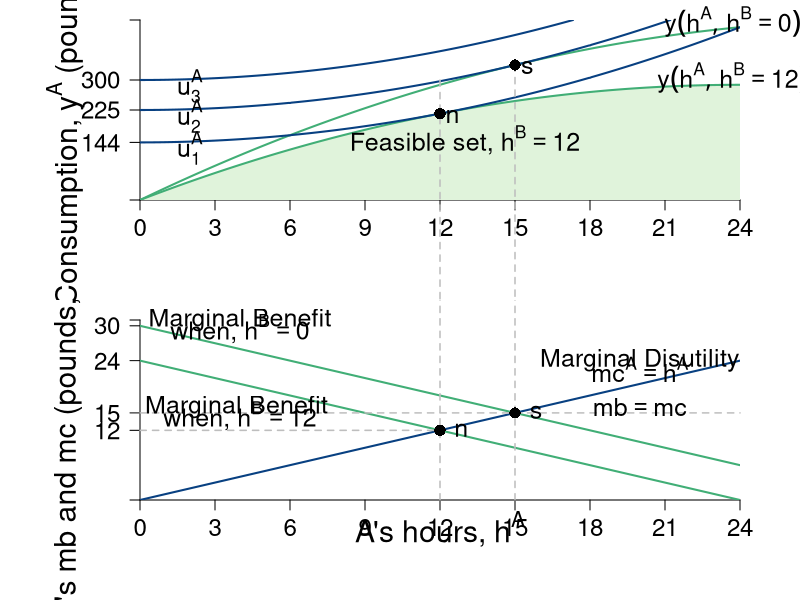

This chart was generated by the following R code:
require(shape)
pdf(file = "coordination_failures/mb_mc_hours.pdf", width = 9, height = 12)

#Set parameters for graphics
pointsize <- 1.8
axislabelsize <- 1.8
labelsize <- 1.5
namesize <- 1.8
annotatesize <- 1.5
graphlinewidth <- 2
segmentlinewidth <- 1.5

COL <- c("#7fc97f", "#beaed4", "#fdc086", "#ffff99", "#386cb0", "#f0027f", "#bf5b17", "#666666")
COLA <- c("#e0f3db", "#99d8c9","#66c2a4","#41ae76", "#238b45", "#005824")
COLB <- c("#4eb3d3", "#2b8cbe", "#0868ac","#084081")


#Need to create a stacked graph and 
#use the option mfrow = c(2,1) for that
par(mar =  c(5, 7, 1, 3), mfrow = c(2,1))

indiffA <- function(ea, uA = 46.08) {
  uA + (1/2)*(ea)^2
}

output <- function(ea, eb = 12, alpha = 30, beta = 1/2){
  (alpha - beta*(ea+eb))*ea
}

uA <- function(ea, ya = output) {
  ya - 0.5*(ea)^2
}

mrsA <- function(ea){
  ea
}

slopeline <- function(ea, yint = 0.5, slope = 2){
  yint + slope*ea
}


xlims <- c(0, 24)
ylims <- c(0, 450)

npts <- 501 
x <- seq(xlims[1], xlims[2], length.out = npts)
y <- seq(ylims[1], ylims[2], length.out = npts) 
a <- c(uA(ea = 12, output(ea = 12, eb = 12)), uA(ea = 15, output(ea = 15, eb = 0)), 300)

plot(0, 0, xlim = xlims, ylim = ylims, type = "n",
     xlab = expression(paste("")),
     ylab = expression(paste("")), 
     xaxt = "n", 
     yaxt = "n", 
     cex.lab = axislabelsize, 
     bty = "n",
     xaxs="i", 
     yaxs="i")

# ticksy <- seq(from = 0, to = ylims[2], by = 2)
# ylabels <- seq(from = 0, to = ylims[2], by = 2)
ticksx <- seq(from = 0, to = xlims[2], by = 3)
xlabels <- seq(from = 0, to = xlims[2], by = 3)
ticksy <- c(0, 144, 225, 300, ylims[2])
ylabels <- c(NA, expression(paste(144)), expression(paste(225)), expression(paste(300)), NA)
# ticksx <- c(0, 6.9, 12, 9.6, 16, 24, 26)
# xlabels <- c(NA, expression(paste(e^A,"*")), expression(paste(1/2*beta)), expression(paste(e^{AN})), expression(paste(alpha)), expression(paste(1/beta)), NA)

axis(1, at = ticksx, pos = 0, labels = xlabels, cex.axis= labelsize - 0.05)
axis(2, at = ticksy, pos = 0, labels = ylabels, las = 1, cex.axis= labelsize - 0.05)

npts <- 500 
xx1 <- seq(xlims[1], xlims[2], length.out = npts)
xx2 <- seq(xlims[1], 24, length.out = npts)
xx3 <- seq(xlims[1], 21, length.out = npts)

#Feasible set
xpolyF <- seq(from = 0, to = 24, length.out = 501)
ypolyF <- output(xpolyF, eb = 12)
polygon(c(0, xpolyF, 24, xlims[1]), 
        c(output(0, eb = 0), output(xpolyF, eb = 12), 0, 0),
        border = FALSE, col = COLA[1])


lines(xx1, output(xx1, eb = 0), col = COLA[4], lwd = graphlinewidth)
lines(xx2, output(xx2, eb = 12), col = COLA[4], lwd = graphlinewidth)

contour(x, y,
        outer(x, y, uA),
        drawlabels = FALSE,
        col = COLB[4],
        lwd = graphlinewidth,
        levels = a,
        xaxs="i",
        yaxs="i",
        add = TRUE)

segments(12, 300, 12, -300, lty = 2, col = "gray", lwd = segmentlinewidth, xpd = 350)
segments(15, output(ea = 15, eb = 0), 15, -300, lty = 2, col = "gray", lwd = segmentlinewidth, xpd = 350)

text(13, 150, expression(paste("Feasible set, ", h^B == 12)), xpd = TRUE, cex = labelsize)

# segments(2, 0, 2, ylims[2], lty = 2, col = "gray" , lwd = segmentlinewidth)
# segments(6, 0, 6, ylims[2], lty = 2, col = "gray" , lwd = segmentlinewidth)

#Axis labels
#mtext(expression(paste("A's hours, ", h^A)), side=1, line = 3.2, cex = axislabelsize)
#text(0.5*xlims[2], -40, expression(paste("A's hours, ", h^A)), xpd = TRUE, cex = axislabelsize)
text(-3, 0.5*ylims[2], expression(paste("Consumption, ", y^A," (pounds, lb)")), xpd = TRUE, cex = axislabelsize, srt = 90)

# text(-0.9, 0.5*ylims[2], expression(paste("Output, ", y^A)), xpd = TRUE, cex = axislabelsize, srt = 90)
# text(5, 12, expression(paste("slope", phantom()==h^A, phantom() == 2)), cex = annotatesize)
# Arrows(3.6, 12, 2.4, 12, col = "black", lty = 1, lwd = 2, arr.type = "triangle", arr.lwd = 0.5)
# text(9, 28, expression(paste("slope", phantom()==h^A, phantom() == 6)), cex = annotatesize)
# Arrows(7.6, 28, 6.4, 28, col = "black", lty = 1, lwd = 2, arr.type = "triangle", arr.lwd = 0.5)

#Label the iso-welfare functions for the HG, Aisha
text(2, 130, expression(u[1]^A), cex = annotatesize)
text(2, 210, expression(u[2]^A), cex = annotatesize)
text(2, 285, expression(u[3]^A), cex = annotatesize)

points(12, output(ea = 12), pch = 16, col = "black", cex = 1.5)
text(12 + 0.5, output(ea = 12) - 6, expression(paste(n)), cex = annotatesize)

points(15, output(ea = 15, eb = 0), pch = 16, col = "black", cex = 1.5)
text(15 + 0.5, output(ea = 15, eb = 0) - 6, expression(paste(s)), cex = annotatesize)


text(23.7, 445, expression(paste(y(h^A, h^B == 0))), cex = annotatesize, xpd = TRUE)
#text(14.3, 288, expression(paste(y(h^A, h^B == 0))), cex = annotatesize)
text(23.7, 305, expression(paste(y(h^A, h^B == 12))), cex = annotatesize, xpd = TRUE)



MBenefit <- function(ea, eb = 12, alpha = 30, beta = 1/2) {
  (alpha - beta*eb - 2*beta*ea)
}

MCost <- function(ea, slope = 1, intercept = 0){
  slope*ea
}


xlims <- c(0, 24)
ylims <- c(0, 31)

npts <- 501 
x <- seq(xlims[1], xlims[2], length.out = npts)
y <- seq(ylims[1], ylims[2], length.out = npts) 
a <- c(12, 46.08, 90)



plot(0, 0, xlim = xlims, ylim = ylims, type = "n",
     xlab = expression(paste("")),
     ylab = expression(paste("")), 
     xaxt = "n", 
     yaxt = "n", 
     cex.lab = axislabelsize, 
     bty = "n",
     xaxs="i", 
     yaxs="i")

# ticksy <- seq(from = 0, to = ylims[2], by = 2)
# ylabels <- seq(from = 0, to = ylims[2], by = 2)
# ticksx <- seq(from = 0, to = xlims[2], by = 2)
# xlabels <- seq(from = 0, to = xlims[2], by = 2)
ticksy <- c(0, MBenefit(12), MBenefit(15, eb = 0), MBenefit(ea = 0), 30, ylims[2])
ylabels <- c(NA, expression(paste(12)), expression(paste(15)), expression(paste(24)), expression(paste(30)), NA)
# ticksx <- c(0, 12, 15, 24, 30, xlims[2])
# xlabels <- c(0, 12, 15, 24, 30, xlims[2])
ticksx <- seq(xlims[1], xlims[2], 3)
xlabels <- seq(xlims[1], xlims[2], 3)
#xlabels <- c(NA, expression(paste(h[1]^A)), expression(paste(h[2]^A)), expression(paste(frac(alpha - beta*h^b,2*beta) )), expression(paste(frac(alpha,2*beta) )), NA)

axis(1, at = ticksx, pos = 0, labels = xlabels ,las = 1, cex.axis = labelsize - 0.05)
axis(2, at = ticksy, pos = 0, labels = ylabels, las = 1, cex.axis = labelsize - 0.05)
#text(x = c(0, 12, 15, 24, 30, xlims[2]), par("usr")[3] - 0.4, labels = xlabels, srt = 0, pos = 1, xpd = TRUE, cex = labelsize - 0.05)

#mtext(expression(paste("Aram's hours, ", h^A)), side=1, line = 4, cex = axislabelsize)
text(0.5*xlims[2], -5, expression(paste("A's hours, ", h^A)), xpd = TRUE, cex = axislabelsize)
text(-3, 0.5*ylims[2], expression(paste("A's mb and mc (pounds, lb), ", u[h^A]^A)), xpd = TRUE, cex = axislabelsize, srt = 90) 

npts <- 500 
xx1 <- seq(xlims[1], xlims[2], length.out = npts)
xx2 <- seq(4, 8, length.out = npts)
xx3 <- seq(xlims[1], 24, length.out = npts)

lines(xx3, MBenefit(xx3, eb = 12), col = COLA[4], lwd = graphlinewidth)
lines(xx3, MBenefit(xx3, eb = 0), col = COLA[4], lwd = graphlinewidth)
lines(xx1, MCost(xx1), col = COLB[4], lwd = graphlinewidth)

#For NE hours = 12
# segments(0, 12, 12, 12, lty = 2, col =  "gray", lwd = segmentlinewidth)
segments(12, 0, 12, 300, lty = 2, col = "gray", lwd = segmentlinewidth, xpd = 350)
segments(15, 0, 15, 300, lty = 2, col = "gray", lwd = segmentlinewidth, xpd = 350)
segments(0, 12, 12, 12, lty = 2, col = "gray", lwd = segmentlinewidth, xpd = 350)
segments(0, 15, 24, 15, lty = 2, col = "gray", lwd = segmentlinewidth, xpd = 350)
text(20, 16, expression(mb == mc), cex = annotatesize)

#segments(0, 12, 300, 12, lty = 2, col =  "gray", lwd = segmentlinewidth, xpd = TRUE)

#For P-efficient hours = 10
#segments(0, MBenefit(15, eb = 0), 15, MBenefit(15, eb = 0), lty = 2, col = "gray" , lwd = segmentlinewidth)
#segments(15, 0, 15, MBenefit(15, eb = 0),  lty = 2, col = "gray" , lwd = segmentlinewidth)


text(4, 31, expression(paste("Marginal Benefit")), cex = labelsize, xpd = TRUE)
text(4, 29.5, expression(paste("when, ", h^B == 0 )), cex = labelsize, xpd = TRUE)
#text(8, 26.5, expression(paste("Marginal Benefit")), cex = labelsize)
#text(8, 25, expression(paste("when, ", h^B== 0 )), cex = labelsize)
#text(11.5, 24.3, expression(paste(mb^A== alpha - 2*beta*h^A )), cex = labelsize)
#text(11.5, 22.5, expression(paste("when, ", h^B== 0 )), cex = labelsize)

text(4, 16, expression(paste("Marginal Benefit ")), cex = labelsize)
text(4, 14.5, expression(paste("when, ", h^B == 12 )), cex = labelsize)
#text(5.5, 15.5, expression(paste("Marginal Benefit ")), cex = labelsize)
#text(5.5, 14, expression(paste("when, ", h^B > 0 )), cex = labelsize)
#text(24.5, 13.5, expression(paste(mb^A == alpha - beta*h^B - 2*beta*h^A)), cex = labelsize)
#text(24.5, 12, expression(paste("when, ", h^B > 0 )), cex = labelsize)
#Arrows(21.5, 12.5, 17, 8, col = "black", lty = 1, lwd = 2, arr.type = "triangle", arr.lwd = 0.5)


text(20, 24, expression(paste("Marginal Disutility")), cex = labelsize)
text(20, 22.5, expression(paste(mc^A == h^A)), cex = labelsize)




points(12, 12, pch = 16, col = "black", cex = 1.5)
text(12 + 0.85, 12.1, expression(paste(n)), cex = labelsize)

points(15, 15, pch = 16, col = "black", cex = 1.5)
text(15 + 0.85, 15.1, expression(paste(s)), cex = labelsize)

#Label the iso-welfare functions for the HG, Aisha
text(9.7, 60, expression(u[1]^A),  cex= labelsize - 0.05)
text(7.6, 60, expression(u[2]^A), cex= labelsize - 0.05)
text(4.8, 60, expression(u[3]^A), cex= labelsize - 0.05)


dev.off()
